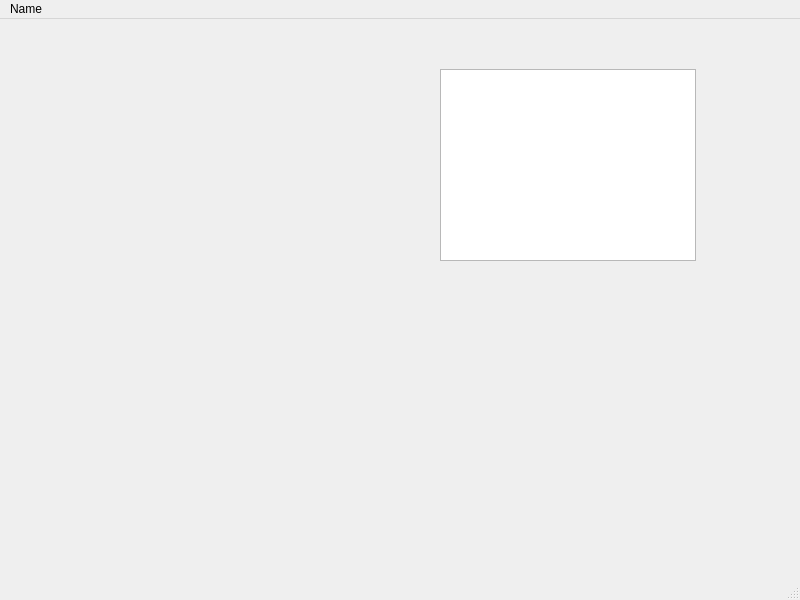
<?xml version="1.0" encoding="UTF-8"?>
<ui version="4.0">
 <class>MainWindow</class>
 <widget class="QMainWindow" name="MainWindow">
  <property name="enabled">
   <bool>true</bool>
  </property>
  <property name="geometry">
   <rect>
    <x>0</x>
    <y>0</y>
    <width>800</width>
    <height>600</height>
   </rect>
  </property>
  <property name="windowTitle">
   <string>MainWindow</string>
  </property>
  <widget class="QWidget" name="centralwidget">
   <widget class="QChartView" name="myChartView">
    <property name="geometry">
     <rect>
      <x>440</x>
      <y>50</y>
      <width>256</width>
      <height>192</height>
     </rect>
    </property>
    <property name="mouseTracking">
     <bool>false</bool>
    </property>
    <property name="autoFillBackground">
     <bool>false</bool>
    </property>
    <property name="backgroundBrush">
     <brush brushstyle="NoBrush">
      <color alpha="255">
       <red>36</red>
       <green>117</green>
       <blue>21</blue>
      </color>
     </brush>
    </property>
    <property name="foregroundBrush">
     <brush brushstyle="NoBrush">
      <color alpha="255">
       <red>21</red>
       <green>19</green>
       <blue>106</blue>
      </color>
     </brush>
    </property>
    <property name="interactive">
     <bool>true</bool>
    </property>
   </widget>
  </widget>
  <widget class="QMenuBar" name="menubar">
   <property name="geometry">
    <rect>
     <x>0</x>
     <y>0</y>
     <width>800</width>
     <height>20</height>
    </rect>
   </property>
   <widget class="QMenu" name="menuName">
    <property name="title">
     <string>Name</string>
    </property>
   </widget>
   <addaction name="menuName"/>
  </widget>
  <widget class="QStatusBar" name="statusbar"/>
 </widget>
 <customwidgets>
  <customwidget>
   <class>QChartView</class>
   <extends>QGraphicsView</extends>
   <header>QtCharts</header>
  </customwidget>
 </customwidgets>
 <resources/>
 <connections/>
</ui>
